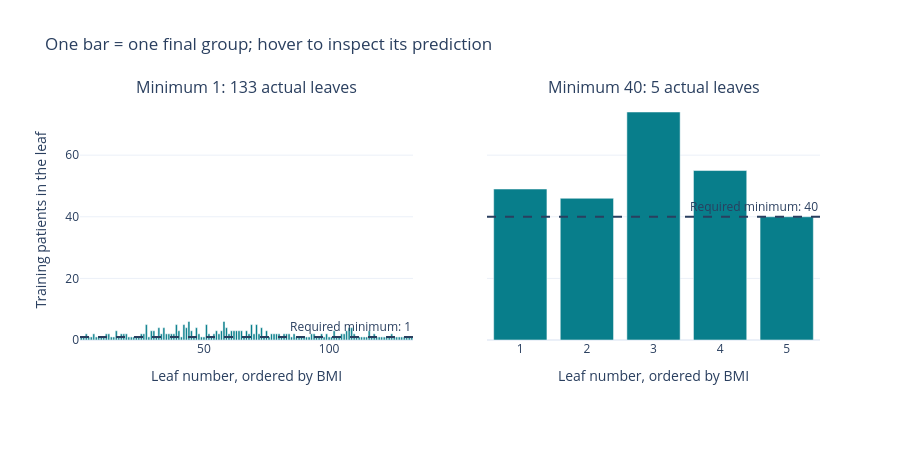

Notebook source saved alongside this figure:
### Markdown cell above
**Read Chart 1:** the dots stay exactly the same; only the minimum group size changes. With a small minimum, the staircase has many small jumps. With a larger minimum, more patients share each prediction. Compare the printed validation scores rather than assuming the smoothest curve always wins.

### Chart 2: open the final groups and count their training patients
Each bar below represents **one actual leaf**, ordered from lower to higher BMI. Its height is the number of training rows in that group. The dashed line is the required minimum. This makes the difference between **minimum leaf size** and **number of leaves** visible.

### Code cell
fig = make_subplots(rows=1, cols=2, shared_yaxes=True,
                    subplot_titles=['Small minimum: many small groups',
                                    'Large minimum: fewer broad groups'])
for panel, leaf_size in enumerate([LEAF_SIZES[0], LEAF_SIZES[-1]], start=1):
    model = leaf_models[leaf_size]
    leaf_ids = model.apply(X_train)
    leaf_rows = []
    # Build one simple dictionary for each actual group.
    for leaf_id in np.unique(leaf_ids):
        in_leaf = (leaf_ids == leaf_id)
        leaf_rows.append({
            'Patients': int(in_leaf.sum()),
            'Mean BMI': X_train[in_leaf, 0].mean(),
            'Prediction': y_train[in_leaf].mean()
        })
    leaf_summary = pd.DataFrame(leaf_rows).sort_values('Mean BMI')
    positions = np.arange(1, len(leaf_summary) + 1)
    fig.add_trace(go.Bar(
        x=positions, y=leaf_summary['Patients'], marker_color=TRAIN_COLOR,
        name=f'Minimum {leaf_size}', showlegend=False,
        customdata=leaf_summary[['Mean BMI', 'Prediction']].to_numpy(),
        hovertemplate='Leaf %{x}<br>Training rows: %{y}<br>Mean BMI: %{customdata[0]:.1f}'
                      '<br>Prediction: %{customdata[1]:.1f}<extra></extra>'
    ), row=1, col=panel)
    fig.add_hline(y=leaf_size, line_dash='dash', row=1, col=panel,
                  annotation_text=f'Required minimum: {leaf_size}')
    fig.layout.annotations[panel-1].text = (
        f'Minimum {leaf_size}: {len(leaf_summary)} actual leaves'
    )
fig.update_xaxes(title_text='Leaf number, ordered by BMI')
fig.update_yaxes(title_text='Training patients in the leaf', row=1, col=1)
show_chart(fig, 'One bar = one final group; hover to inspect its prediction')

example_leaf = leaf_summary.iloc[0]
print('First group in the right-hand chart:')
print('Training patients:', int(example_leaf['Patients']))
print('Group prediction:', round(example_leaf['Prediction'], 1))
print('The required minimum is not the exact size of every group.')

### Figure 1 — Plotly figure (JSON) as saved in the notebook; plotly's stock layout.template omitted (floating-point values rounded to 4 significant figures; data arrays with more than 128 entries replaced by an {"elided": "..."} marker saying what was removed)
{"data": [{"customdata": {"elided": "133x2 float values"}, "hovertemplate": "Leaf %{x}<br>Training rows: %{y}<br>Mean BMI: %{customdata[0]:.1f}<br>Prediction: %{customdata[1]:.1f}<extra></extra>", "marker": {"color": "#087e8b"}, "name": "Minimum 1", "showlegend": false, "x": {"elided": "133 int values"}, "y": {"elided": "133 int values"}, "type": "bar", "xaxis": "x", "yaxis": "y"}, {"customdata": [[20.97, 98.94], [23.57, 112.3], [25.81, 130.9], [29.32, 190.7], [33.97, 234.1]], "hovertemplate": "Leaf %{x}<br>Training rows: %{y}<br>Mean BMI: %{customdata[0]:.1f}<br>Prediction: %{customdata[1]:.1f}<extra></extra>", "marker": {"color": "#087e8b"}, "name": "Minimum 40", "showlegend": false, "x": [1, 2, 3, 4, 5], "y": [49, 46, 74, 55, 40], "type": "bar", "xaxis": "x2", "yaxis": "y2"}], "layout": {"xaxis": {"anchor": "y", "domain": [0.0, 0.45], "title": {"text": "Leaf number, ordered by BMI"}}, "yaxis": {"anchor": "x", "domain": [0.0, 1.0], "title": {"text": "Training patients in the leaf"}}, "xaxis2": {"anchor": "y2", "domain": [0.55, 1.0], "title": {"text": "Leaf number, ordered by BMI"}}, "yaxis2": {"anchor": "x2", "domain": [0.0, 1.0], "matches": "y", "showticklabels": false}, "annotations": [{"font": {"size": 16}, "showarrow": false, "text": "Minimum 1: 133 actual leaves", "x": 0.225, "xanchor": "center", "xref": "paper", "y": 1.0, "yanchor": "bottom", "yref": "paper"}, {"font": {"size": 16}, "showarrow": false, "text": "Minimum 40: 5 actual leaves", "x": 0.775, "xanchor": "center", "xref": "paper", "y": 1.0, "yanchor": "bottom", "yref": "paper"}, {"showarrow": false, "text": "Required minimum: 1", "x": 1, "xanchor": "right", "xref": "x domain", "y": 1, "yanchor": "bottom", "yref": "y"}, {"showarrow": false, "text": "Required minimum: 40", "x": 1, "xanchor": "right", "xref": "x2 domain", "y": 40, "yanchor": "bottom", "yref": "y2"}], "shapes": [{"line": {"dash": "dash"}, "type": "line", "x0": 0, "x1": 1, "xref": "x domain", "y0": 1, "y1": 1, "yref": "y"}, {"line": {"dash": "dash"}, "type": "line", "x0": 0, "x1": 1, "xref": "x2 domain", "y0": 40, "y1": 40, "yref": "y2"}], "legend": {"orientation": "h", "y": -0.2}, "margin": {"t": 100, "b": 110}, "title": {"text": "One bar = one final group; hover to inspect its prediction"}, "height": 450}}
